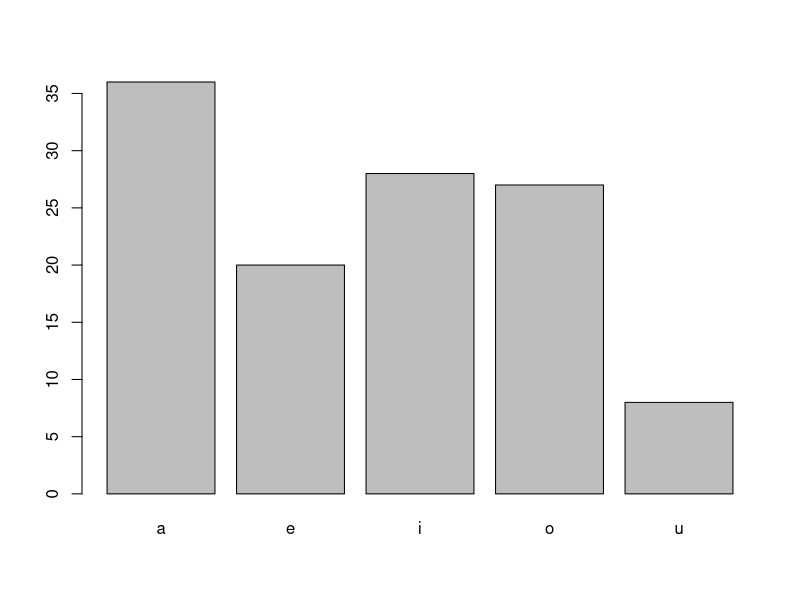

R code for this plot:
States <- rownames(USArrests)
States_vect <- paste(States,collapse= ",")
States_vect <- tolower(States_vect)
vow<- c("a","e","i","o","u")
count <- function(x, pattern, split)
{
    unlist(lapply(strsplit(x, split),function(z) na.omit(length(grep(pattern, z)))))
}
count_vow <- 0
for(i in 1:length(vow))
{
  count_vow[i] <- count(States_vect,vow[i],",")
}
names(count_vow) <- vow
#count_vow will have count of each vowels.
count_vow
#barplot will give distribution of vowels.
barplot(count_vow)
